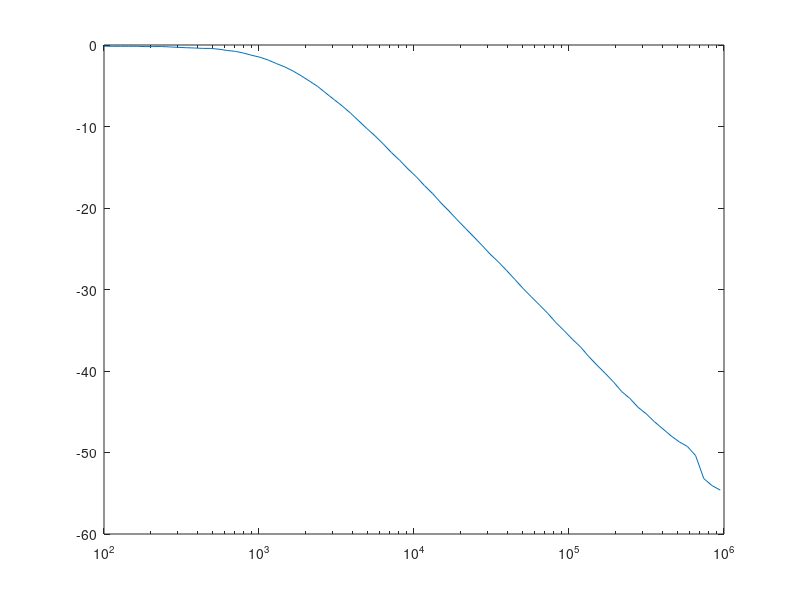

MATLAB code for this plot:
close all;
clear all;

data=importdata('2a_bode_tief.txt');

%Frequenz
f=data(:,1);
%Gain dB
db=data(:,2);

f1=[f(1),f(19)];
f2=[f(20),f(38)];
f3=[f(39),f(57)];
f4=[f(58),f(76)];

db1=[db(1),db(19)];
db2=[db(20),db(38)];
db3=[db(39),db(57)];
db4=[db(58),db(76)];

m1=(db1(2)-db1(1))/(f1(2)-f1(1))
m2=(db2(2)-db2(1))/(f2(2)-f2(1))
m3=(db3(2)-db3(1))/(f3(2)-f3(1))
m4=(db4(2)-db4(1))/(f4(2)-f4(1))

y1=900*m1
y2=9000*m2
y3=90000*m3
y4=900000*m4

bla=db(1)-db(19)
semilogx(f,db)